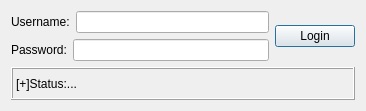
<?xml version="1.0" encoding="UTF-8"?>
<ui version="4.0">
 <class>Connexion</class>
 <widget class="QDialog" name="Connexion">
  <property name="geometry">
   <rect>
    <x>0</x>
    <y>0</y>
    <width>366</width>
    <height>111</height>
   </rect>
  </property>
  <property name="windowTitle">
   <string>Connexion</string>
  </property>
  <layout class="QGridLayout" name="gridLayout">
   <item row="0" column="0">
    <layout class="QVBoxLayout" name="verticalLayout_2">
     <item>
      <layout class="QHBoxLayout" name="horizontalLayout">
       <item>
        <widget class="QLabel" name="label">
         <property name="text">
          <string>Username:</string>
         </property>
        </widget>
       </item>
       <item>
        <widget class="QLineEdit" name="txtUser"/>
       </item>
      </layout>
     </item>
     <item>
      <layout class="QHBoxLayout" name="horizontalLayout_2">
       <item>
        <widget class="QLabel" name="label_2">
         <property name="text">
          <string>Password:</string>
         </property>
        </widget>
       </item>
       <item>
        <widget class="QLineEdit" name="txtPass">
         <property name="echoMode">
          <enum>QLineEdit::Password</enum>
         </property>
        </widget>
       </item>
      </layout>
     </item>
    </layout>
   </item>
   <item row="0" column="1">
    <layout class="QVBoxLayout" name="verticalLayout">
     <item>
      <widget class="QPushButton" name="btnLogin">
       <property name="text">
        <string>Login</string>
       </property>
      </widget>
     </item>
    </layout>
   </item>
   <item row="1" column="0" colspan="2">
    <widget class="QLabel" name="lblResult">
     <property name="frameShape">
      <enum>QFrame::Box</enum>
     </property>
     <property name="frameShadow">
      <enum>QFrame::Raised</enum>
     </property>
     <property name="text">
      <string>[+]Status:...</string>
     </property>
    </widget>
   </item>
  </layout>
 </widget>
 <resources/>
 <connections/>
</ui>
